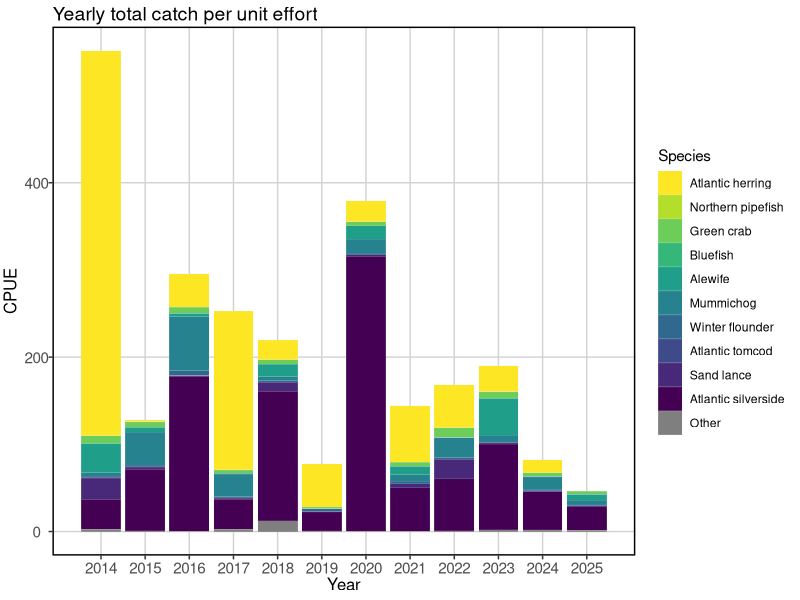

Here is the R script that generated this plot: (Note: this script raises an error after producing the figure.)
# Total CPUE per year

rm(list=ls())

# Packges
library(here)
library(tidyverse)

# Set GGplot auto theme
theme_set(theme(panel.grid.major = element_line(color='lightgray'),
                panel.grid.minor = element_blank(),
                panel.background = element_blank(),
                panel.border = element_rect(color='black', size=1, fill=NA),
                legend.position = "bottom",
                axis.text.x=element_text(size=11),
                axis.text.y=element_text(size=11),
                axis.title.x=element_text(size=12),
                axis.title.y=element_text(size=12, angle=90, vjust=2),
                plot.title=element_text(size=14, hjust = 0, vjust = 1.2),
                plot.caption=element_text(hjust=0, face='italic', size=12)))

# Negate function
'%notin%' <- function(x,y)!('%in%'(x,y))

# Load trips
trips <- read.csv(here('Data/Clean_Data/Seine/trips_through_2025.csv'))

# Clean trips
trips <- trips %>% 
  mutate(date = as.Date(date, format = '%m/%d/%Y')) %>% 
  mutate(site_name = trimws(site_name, 'both')) %>% 
  mutate(site_id = as.numeric(as.factor(site_name))) %>% 
  mutate(notes = trimws(notes, 'both')) %>% 
  filter(notes %notin% c('very low tide, seine taken in about 1 ft of water',
                         'tide moving too fast, seine set was flipped',
                         'tide moving too fast, no fish, had to walk in seine net',
                         'short set',
                         'not normal site, set on the point',
                         'no fish; inverted set',
                         'no fish, bag tangled in low water',
                         'net snagged, probably released most of catch',
                         'low tide, set not ideal',
                         'low tide, walked seine in',
                         'had to wait after plankton tow for tide to rise enough to reach the beach, net came in folded - lots of fish escaping, alewife in ziploc #1',
                         'had to hand haul the net',
                         'failed set',
                         'caught jellyfish, bag flipped on rock',
                         'bad set, net did not get a chance to open up, mummichog outside of net',
                         'bad set no fish',
                         'bad set'
  )) %>% 
  # filter(site_name %notin% c('Orrs Island','Snow Island',
  #                            'Long Point Cove', 'Stovers Point',
  #                            'Garrison Cove', 'Cedar Beach',
  #                            'Lowell Cove')) %>% 
  mutate(week = isoweek(date)) %>% 
  dplyr::select(year, week, site_name, date) %>% 
  #filter(year %notin% c(2019)) %>% 
  filter(week >=24) %>% 
  filter(week<=39)

# Trips per year
tpy <- trips %>% 
  group_by(year) %>% 
  summarise(ntrips = n())

# Load abund
abund <- read.csv(here('Data/Clean_Data/Seine/abund_through_2025.csv'))

# Fix species names
abund$species_name[abund$species_name %in%
                     c('blueback herring', 'river herring')] <- 'river herring'

abund$species_name[abund$species_name %in%
                     c('fourspine stickleback', 'ninespine stickleback',
                       'sticleback spp', 'threespine stickleback')] <- 
  'stickleback spp'

abund$species_name[abund$species_name %in%
                     c('grubby sculpin', 'slimy sculpin',
                       'longhorn sculpin', 'shorthorn sculpin',
                       'sculpin spp', 'sculpin')] <- 'sculpin spp'

abund$species_name[abund$species_name %in%
                     c('emerald shiner', 'golden shiner',
                       'killifish spp', 'eastern silver minnow')] <- 
  'freshwater minnows'

abund$species_name[abund$species_name %in%
                     c('hake', 'hake spp', 'red hake',
                       'white hake', 'silver hake', 'spotted hake')] <- 
  'hake spp'

abund$species_name[abund$species_name %in%
                     c('mummichog', 'striped mummichog')] <- 'mummichog'

abund$species_name[abund$species_name %in%
                     c('sturgeon', 'sturgeon spp')] <- 'sturgeon spp'

abund$species_name[abund$species_name %in%
                     c('rainbow smelt', 'smelt')] <- 'smelt'

abund$species_name[abund$species_name %in%
                     c('sandlance', 'sand lance')] <- 'sand lance'

# Group into top 10 and "Other"
abund$species_name[abund$species_name %notin%
                     c('alewife', 'atlantic herring',
                       'atlantic silverside', 'atlantic tomcod',
                       'northern pipefish', 'green crab',
                       'mummichog', 'bluefish',
                       'scupin spp', 'sand lance', 
                       'winter flounder')] <- 'Other'

# Clean abund
abund <- abund %>% 
  mutate(date = as.Date(date, format = '%m/%d/%Y')) %>% 
  mutate(site_name = trimws(site_name, 'both')) %>% 
  mutate(species_name = trimws(species_name, 'both')) %>% 
  mutate(week = isoweek(date),
         year = year(date)) %>%  
  # filter(site_name %notin% c('Orrs Island','Snow Island',
  #                            'Long Point Cove', 'Stovers Point',
  #                            'Garrison Cove', 'Cedar Beach',
  #                            'Lowell Cove')) %>% 
  #filter(year != 2019) %>% 
  filter(week>=24 & week<=39) %>% 
  mutate(catch = as.numeric(catch)) %>% 
  dplyr::select(year, week, site_name, species_name, catch, date) %>% 
  group_by(year, week, site_name, date, species_name) %>% 
  summarise(tcatch = sum(catch, na.rm =T))

# Merge
total <- left_join(trips, abund, by=c('year', 'week', 'date', 'site_name'))

# NA catch to 0
total$tcatch[is.na(total$tcatch)] <- 0

# Per year
py <- total %>% 
  group_by(year, species_name) %>% 
  summarise(scatch = sum(tcatch, na.rm=T))

py <- left_join(py, tpy, by=c('year'))

py$cpue <- py$scatch / py$ntrips

py$species_name <- str_to_sentence(py$species_name)

py <- py[!is.na(py$species_name),]

py$species_name <- factor(py$species_name,
                          levels=c('Atlantic herring',
                                   'Northern pipefish',
                                   'Green crab',
                                   'Bluefish',
                                   'Alewife',
                                   'Mummichog',
                                   'Winter flounder',
                                   'Atlantic tomcod',
                                   'Sand lance',
                                   'Atlantic silverside'))

ycpue <- ggplot(data=py) +
  geom_bar(aes(x=year, y=cpue, fill=species_name),
           stat='identity', col='gray90', lwd=0.05) +
  scale_fill_viridis_d(direction=-1,
                       na.value='gray50',
                       labels=c('Atlantic herring',
                                'Northern pipefish',
                                'Green crab',
                                'Bluefish',
                                'Alewife',
                                'Mummichog',
                                'Winter flounder',
                                'Atlantic tomcod',
                                'Sand lance',
                                'Atlantic silverside',
                                'Other')) +
  scale_x_continuous(limits=c(2013.5, 2025.5),
                     breaks=seq(2014, 2025, 1)) +
  labs(x='Year', y='CPUE', fill='Species') +
  ggtitle('Yearly total catch per unit effort') +
  theme(legend.position = 'right')

ggsave(ycpue,
       filename = here('Documentation/EIR_2025/Yearly_CPUE.png'),
       width = 2325, height = 1500, units='px')
